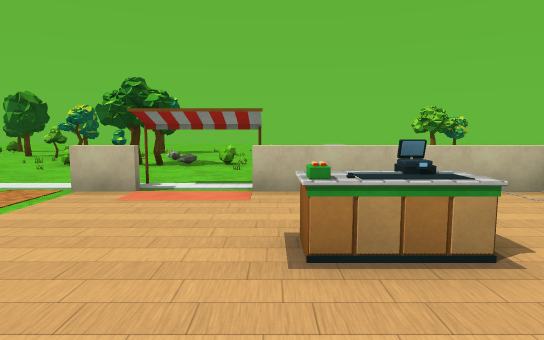
View 1 (above)

24 first-person views from a walk through a scene from a Unity 3-D project. The camera is 1.5 m above the floor, tilts 6° down and sees 75° across. The floor is counted in squares, 2 m on a side. Each view is taken from the middle of a square. On the plan, view 1 faces up. The plan holds only what a view shows up to about 11 squares ahead; the rest is blank. The place goes on beyond the plan. The player character is not drawn. Some surface patterns are stand-ins.

View 2
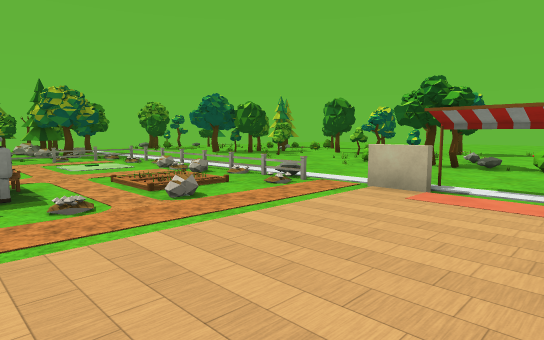

View 3
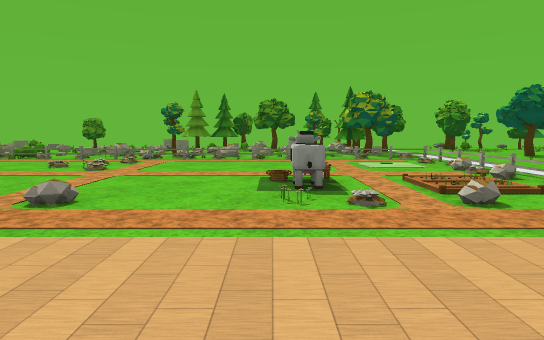

View 4
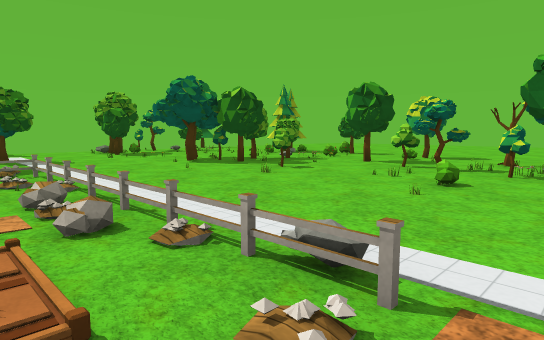

View 5
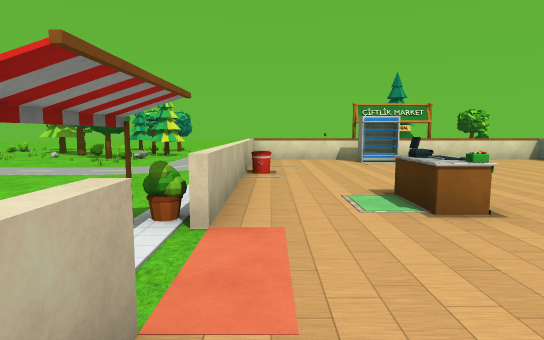

View 6
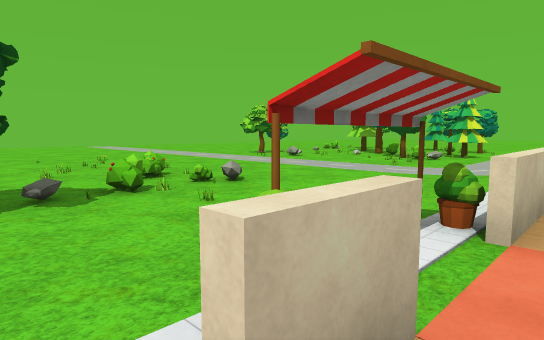

View 7
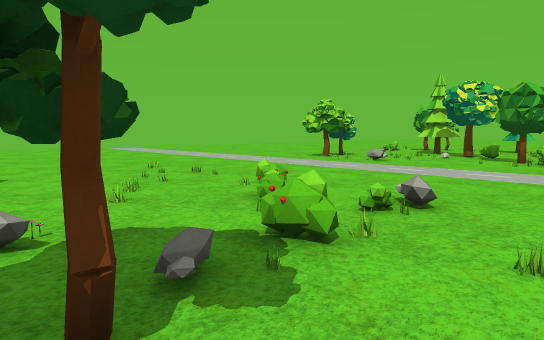

View 8
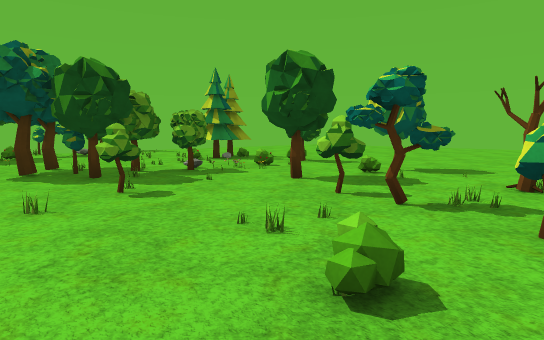

View 9
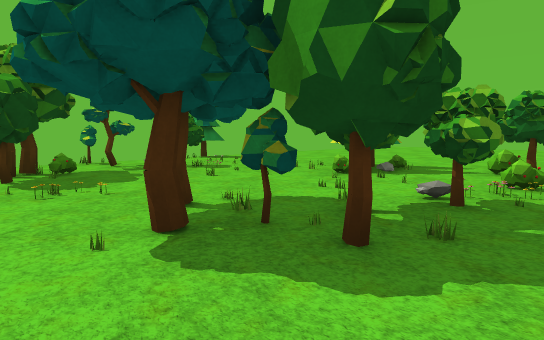

View 10
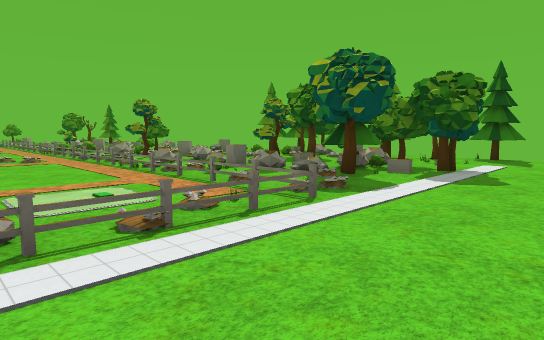

View 11
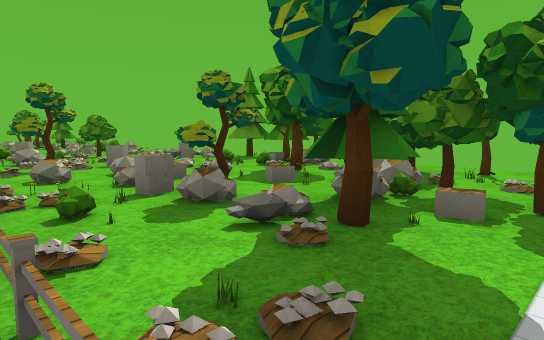

View 12
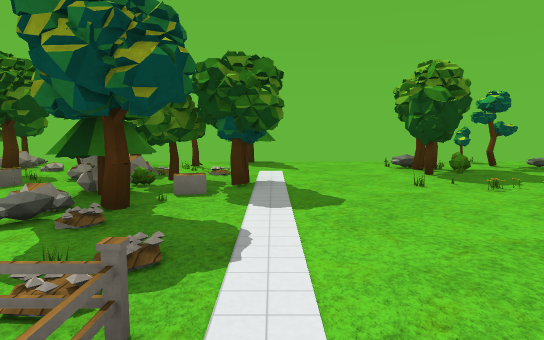

View 13
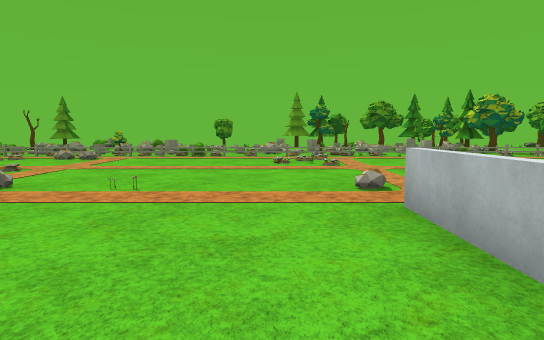

View 14
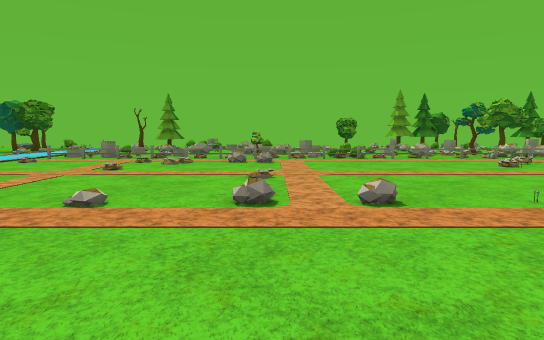

View 15
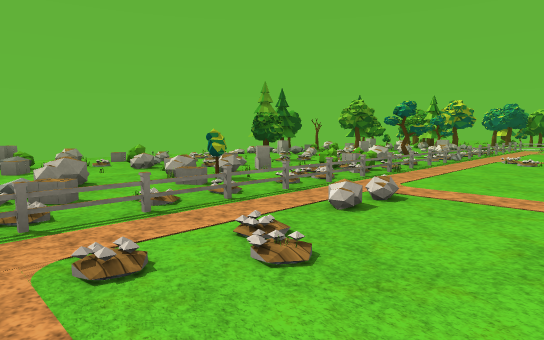

View 16
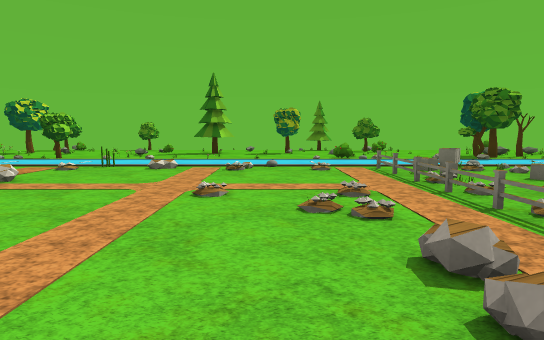

View 17
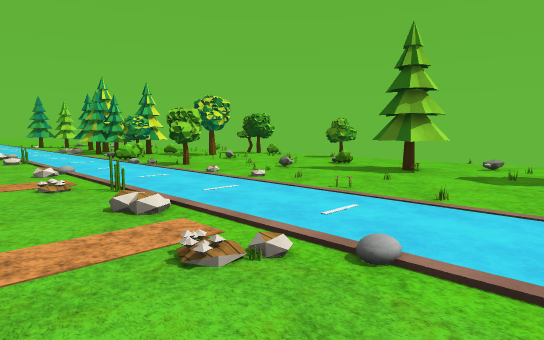

View 18
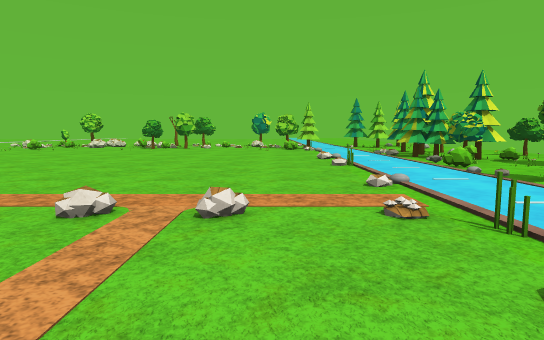

View 19
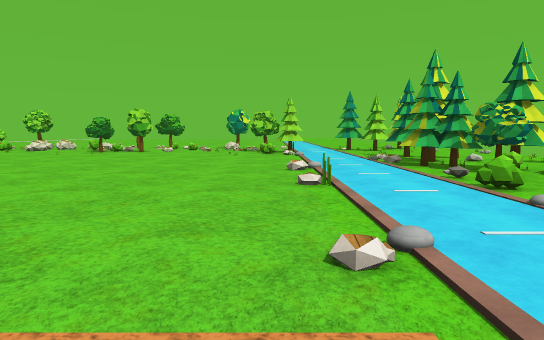

View 20
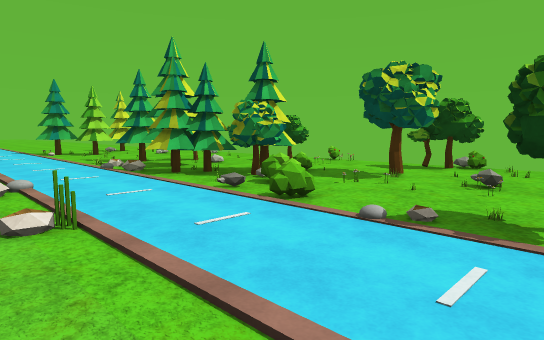

View 21
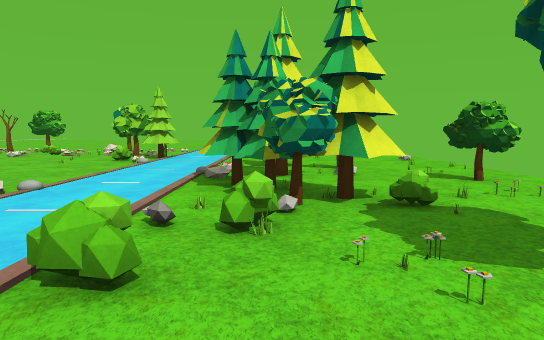

View 22
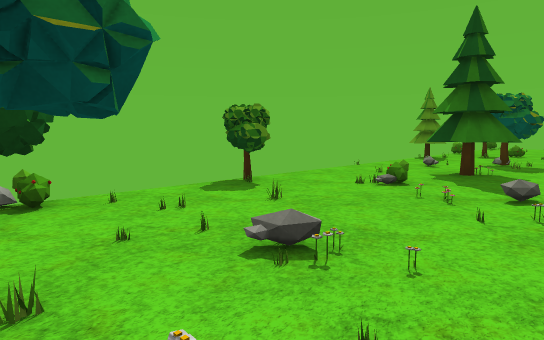

View 23
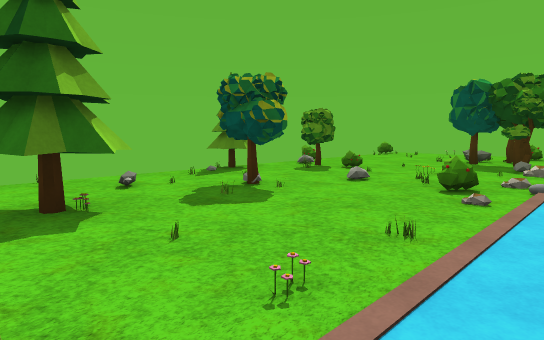

View 24
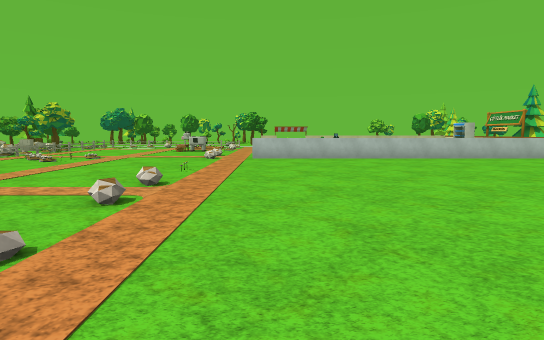

### Floor plan
Key: @ floor where view 1 was taken; # wall or solid block; x gap in a wall; . floor; / step, stairs or slope; = window, fence, low wall or low ledge; ^ raised ledge; O other object.
Columns run from 19 left of view 1 to 8 right of it. Each row starts with its distance up from view 1.
 20                   ..
 19            ...    ..
 18      ...  ....    ....
 17      .........   ......
 16    ............  ......
 15    ............  .......
 14     ..#..#..#..  ........#
 13  #....#../..#..# .......//.
 12   ......./.#............./.
 11  .##.....#...##.............
 10  x#.....#....##x=..=........
  9  ..#...###x...=.#x=#.......#
  8  ..#......................x#
  7  ...........................
  6  ................O.O.......
  5 ##..##.........#.OOO...
  4  #....../=/====/.......O..^
  3  .#.####.=................^
  2   ######.=....//....O.....^
  1      ###==.../O/......  .#
  0   =# #..#=.../O/...@ ...  ^#
 -1   #=.=====.........   ... ^
 -2   ##..=##=........     ...^
 -3   #.. =##=.......        .^
 -4   # =#=##=.....=.........
 -5    == ==#=...............
 -6       .##=..............
 -7      ##===..............
 -8     .##==............... ..
 -9     ..==.=.....=...........
-10  ..====#.==../.=...........
-11  .=#===#.=/................
-12    =.....=/................
-13    =##==.=/.................
-14        ..=..................
-15       //=...................
-16       .//=.................=
-17      /.=...=.....=..=..=...=
-18     ........................
-19    ..//. ........#..=/.##...
-20   =/##...=...........######.
-21   ///.................#.## .
-22    .......#..#.=....#.......
-23     ...##...#...............
-24      .. ##......#..##.......
-25          #      #

Where each view was taken, in squares from view 1:
view 1: 0 up, 0 right, facing up
view 2: 0 up, 0 right, facing up-left
view 3: 0 up, 0 right, facing left
view 4: 3 up, 3 left, facing up-left
view 5: 4 up, 3 left, facing right
view 6: 4 up, 3 left, facing up-right
view 7: 7 up, 3 left, facing up-right
view 8: 7 up, 4 left, facing up-left
view 9: 7 up, 9 left, facing up-left
view 10: 7 up, 7 left, facing down-left
view 11: 5 up, 10 left, facing down-left
view 12: 5 up, 9 left, facing left
view 13: 5 down, 1 right, facing left
view 14: 10 down, 0 right, facing left
view 15: 14 down, 7 left, facing up-left
view 16: 9 down, 8 left, facing down
view 17: 15 down, 9 left, facing down-right
view 18: 15 down, 7 left, facing right
view 19: 16 down, 4 left, facing right
view 20: 16 down, 2 left, facing down-right
view 21: 20 down, 1 left, facing right
view 22: 20 down, 1 right, facing down-left
view 23: 18 down, 5 left, facing down-left
view 24: 14 down, 2 left, facing up
